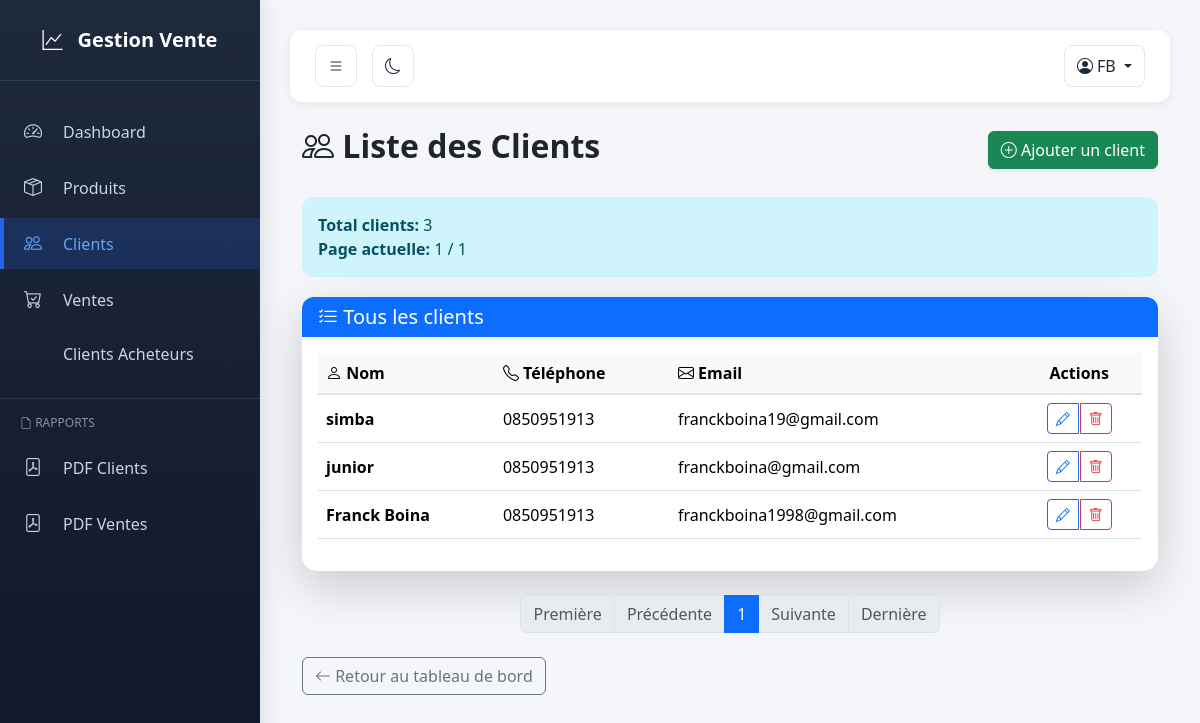
Screenshot of /clients/ (signed in) with the database file from the repository.
### vente/models.py (models this page shows, shortened)
class Client(models.Model):
    nom = models.CharField(max_length=150)
    email = models.EmailField(blank=True)
    telephone = models.CharField(max_length=30, blank=True)
    adresse = models.TextField(blank=True)

### vente/views.py (the view)
# urls.py: path('clients/', views.liste_clients, name='liste_clients'),
@login_required
def liste_clients(request):
    clients_list = Client.objects.all().order_by('-id')
    paginator = Paginator(clients_list, 5)  # 5 clients par page
    page = request.GET.get('page')
    try:
        clients = paginator.page(page)
    except PageNotAnInteger:
        clients = paginator.page(1)
    except EmptyPage:
        clients = paginator.page(paginator.num_pages)
    total_clients = Client.objects.count()
    return render(request, 'vente/clients.html', {
        'clients': clients,
        'total_clients': total_clients
    })

### vente/templates/vente/clients.html (shortened to what this page needs)
{% extends 'vente/base.html' %}
{% block content %}
<div class="container mt-4">
  <div class="d-flex justify-content-between align-items-center mb-4">
    <h2 class="fw-bold"><i class="bi bi-people"></i> Liste des Clients</h2>
    <a href="{% url 'vente:ajouter_client' %}" class="btn btn-success shadow-sm">
      <i class="bi bi-plus-circle"></i> Ajouter un client
    </a>
  </div>
  <div class="alert alert-info">
    <strong>Total clients:</strong> {{ total_clients }}
    <br><strong>Page actuelle:</strong> {{ clients.number }} / {{ clients.paginator.num_pages }}
  </div>
  <div class="card shadow-lg border-0">
    <div class="card-header bg-primary text-white">
      <h5 class="mb-0"><i class="bi bi-list-check"></i> Tous les clients</h5>
    </div>
    <div class="card-body">
      <div class="table-responsive">
        <table class="table table-hover align-middle">
          <thead class="table-light">
            <tr>
              <th><i class="bi bi-person"></i> Nom</th>
              <th><i class="bi bi-telephone"></i> Téléphone</th>
              <th><i class="bi bi-envelope"></i> Email</th>
              <th class="text-center">Actions</th>
            </tr>
          </thead>
          <tbody>
            {% for c in clients %}
            <tr>
              <td class="fw-semibold">{{ c.nom }}</td>
              <td>{{ c.telephone }}</td>
              <td>{{ c.email }}</td>
              <td class="text-center">
                <div class="btn-group" role="group">
                  <a class="btn btn-sm btn-outline-primary"
                     href="{% url 'vente:modifier_client' c.pk %}"
                     title="Modifier">
                    <i class="bi bi-pencil"></i>
                  </a>
                  <a class="btn btn-sm btn-outline-danger"
                     href="{% url 'vente:supprimer_client' c.pk %}"
                     title="Supprimer">
                    <i class="bi bi-trash"></i>
                  </a>
                </div>
              </td>
            </tr>
            {% endfor %}
          </tbody>
        </table>
      </div>
    </div>
  </div>
  <nav aria-label="Page navigation" class="mt-4">
    <ul class="pagination justify-content-center">
      {% if clients.has_previous %}
        <li class="page-item">
          <a class="page-link" href="?page=1">Première</a>
        </li>
        <li class="page-item">
          <a class="page-link" href="?page={{ clients.previous_page_number }}">Précédente</a>
        </li>
      {% else %}
        <li class="page-item disabled">
          <span class="page-link">Première</span>
        </li>
        <li class="page-item disabled">
          <span class="page-link">Précédente</span>
        </li>
      {% endif %}
      {% for num in clients.paginator.page_range %}
        {% if clients.number == num %}
          <li class="page-item active">
            <span class="page-link">{{ num }}</span>
          </li>
        {% else %}
          <li class="page-item">
            <a class="page-link" href="?page={{ num }}">{{ num }}</a>
          </li>
        {% endif %}
      {% endfor %}
      {% if clients.has_next %}
        <li class="page-item">
          <a class="page-link" href="?page={{ clients.next_page_number }}">Suivante</a>
        </li>
        <li class="page-item">
          <a class="page-link" href="?page={{ clients.paginator.num_pages }}">Dernière</a>
        </li>
      {% else %}
        <li class="page-item disabled">
          <span class="page-link">Suivante</span>
        </li>
        <li class="page-item disabled">
          <span class="page-link">Dernière</span>
        </li>
      {% endif %}
    </ul>
  </nav>
  <div class="mt-4">
    <a href="{% url 'vente:tableau_bord' %}" class="btn btn-outline-secondary">
      <i class="bi bi-arrow-left"></i> Retour au tableau de bord
    </a>
  </div>
</div>
{% endblock %}

### vente/templates/vente/base.html (shortened to what this page needs)
<!doctype html>
<html lang="fr">
<head>
  <link href="https://cdn.jsdelivr.net/npm/bootstrap@5.3.2/dist/css/bootstrap.min.css" rel="stylesheet">
  <link href="https://cdn.jsdelivr.net/npm/bootstrap-icons@1.11.3/font/bootstrap-icons.css" rel="stylesheet">
</head>
<body>
<div class="sidebar" id="sidebar">
  <div class="logo">
    <i class="bi bi-graph-up"></i>
    <span>Gestion Vente</span>
  </div>
  <div class="sidebar-nav">
    <a href="{% url 'vente:tableau_bord' %}" class="{% if request.resolver_match.url_name == 'tableau_bord' %}active{% endif %}">
      <i class="bi bi-speedometer2"></i> <span>Dashboard</span>
    </a>
    <a href="{% url 'vente:liste_produits' %}" class="{% if request.resolver_match.url_name == 'liste_produits' %}active{% endif %}">
      <i class="bi bi-box-seam"></i> <span>Produits</span>
    </a>
    <a href="{% url 'vente:liste_clients' %}" class="{% if request.resolver_match.url_name == 'liste_clients' %}active{% endif %}">
      <i class="bi bi-people"></i> <span>Clients</span>
    </a>
    <a href="{% url 'vente:liste_ventes' %}" class="{% if request.resolver_match.url_name == 'liste_ventes' %}active{% endif %}">
      <i class="bi bi-cart-check"></i> <span>Ventes</span>
    <a href="{% url 'vente:clients_achetes' %}" class="{% if request.resolver_match.url_name == 'clients_achetes' %}active{% endif %}">
       <span>Clients Acheteurs</span>
    </a>
    </a>
    <div style="border-top: 1px solid rgba(255,255,255,0.1); margin: 20px 0; padding-top: 15px;">
      <p style="padding: 0 20px; font-size: 12px; color: rgba(255,255,255,0.5); text-transform: uppercase; margin-bottom: 10px;">
        <i class="bi bi-file-earmark"></i> Rapports
      </p>
      <a href="{% url 'vente:exporter_clients_pdf' %}" class="text-decoration-none" style="color: #cbd5e1; padding: 12px 20px; display: flex; align-items: center; gap: 15px; transition: all 0.3s ease;">
        <i class="bi bi-file-pdf"></i> <span>PDF Clients</span>
      </a>
      <a href="{% url 'vente:exporter_ventes_pdf' %}" class="text-decoration-none" style="color: #cbd5e1; padding: 12px 20px; display: flex; align-items: center; gap: 15px; transition: all 0.3s ease;">
        <i class="bi bi-file-pdf"></i> <span>PDF Ventes</span>
      </a>
    </div>
  </div>
</div>
<div class="main-content">
  <div class="topbar">
    <div class="topbar-left">
      <button class="toggle-btn" onclick="toggleSidebar()" title="Toggle Sidebar">
        <i class="bi bi-list"></i>
      </button>
      <button class="toggle-btn" onclick="toggleDarkMode()" title="Toggle Dark Mode">
        <i class="bi bi-moon"></i>
      </button>
    </div>
    <div class="topbar-right">
      {% if user.is_authenticated %}
        <div class="dropdown">
          <button class="toggle-btn dropdown-toggle" data-bs-toggle="dropdown" title="Profile">
            <i class="bi bi-person-circle"></i> {{ user.username }}
          </button>
        </div>
      {% else %}
        <a href="{% url 'login' %}" class="toggle-btn">
          <i class="bi bi-box-arrow-in-right"></i> Connexion
        </a>
      {% endif %}
    </div>
  </div>
  {% block content %}{% endblock %}
</div>
</body>
</html>

### vente/templates/vente/base.html (style rules this page uses)
* { margin: 0; padding: 0; box-sizing: border-box; }
body { transition: all 0.3s ease; background-color: #f4f6f9; font-family: 'Segoe UI', Tahoma, Geneva, Verdana, sans-serif; }
.sidebar { width: 260px; height: 100vh; position: fixed; left: 0; top: 0; background: linear-gradient(180deg, #1e293b 0%, #0f172a 100%); color: white; transition: all 0.3s ease; overflow-x: hidden; overflow-y: auto; z-index: 1000; box-shadow: 4px 0 20px rgba(0, 0, 0, 0.1); }
.logo { font-size: 20px; font-weight: bold; padding: 25px 15px; text-align: center; border-bottom: 1px solid rgba(255, 255, 255, 0.1); display: flex; align-items: center; justify-content: center; gap: 10px; }
.logo span { margin-left: 5px; }
.sidebar-nav { padding: 20px 0; }
.sidebar a { color: #cbd5e1; text-decoration: none; padding: 12px 20px; display: flex; align-items: center; gap: 15px; transition: all 0.3s ease; border-left: 4px solid transparent; margin: 5px 0; }
.sidebar a.active { background-color: rgba(37, 99, 235, 0.2); color: #60a5fa; border-left-color: #2563eb; }
.sidebar a i { min-width: 24px; font-size: 18px; }
.main-content { margin-left: 260px; padding: 30px; transition: all 0.3s ease; min-height: 100vh; }
.topbar { background: white; padding: 15px 25px; border-radius: 12px; margin-bottom: 25px; display: flex; justify-content: space-between; align-items: center; box-shadow: 0 2px 8px rgba(0, 0, 0, 0.08); }
.topbar-left { display: flex; gap: 15px; align-items: center; }
.topbar-right { display: flex; gap: 20px; align-items: center; }
.toggle-btn { border: 1px solid #e2e8f0; background: white; color: #1e293b; border-radius: 8px; padding: 8px 12px; cursor: pointer; transition: all 0.3s ease; font-size: 16px; }
.card { border: none; border-radius: 12px; box-shadow: 0 2px 12px rgba(0, 0, 0, 0.08); transition: all 0.3s ease; }
.card-header { border-radius: 12px 12px 0 0 !important; font-weight: 600; border: none; }
.alert { border: none; border-radius: 12px; }
.alert { margin-bottom: 20px; border-radius: 12px; }

### vente/templates/vente/clients.html (style rules this page uses)
.card { border-radius: 15px; }
.table th { font-weight: 600; border-bottom: 2px solid #dee2e6; }
.btn-group .btn { margin: 0 2px; }

### rows the page displays
Client: nom "simba", telephone "0850951913", email "franckboina19@gmail.com"
Client: nom "junior", telephone "0850951913", email "franckboina@gmail.com"
Client: nom "Franck Boina", telephone "0850951913", email "franckboina1998@gmail.com"

### other values shown
{{ user.username }} "FB"
{{ total_clients }} "3"
{{ clients.number }} "1"
{{ clients.paginator.num_pages }} "1"
{{ num }} "1"
